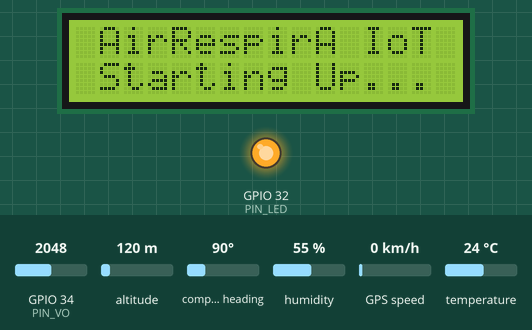
A sketch run on a simulated ESP32. On the bench: 16×2 character LCD, output pins drawn as LEDs (lit = HIGH). Inputs (shaded band) come from the test bench; at power-on: humidity 55 %, GPIO 34 (PIN_VO) = 2048, temperature 24 °C, altitude 120 m, compass heading 90°, GPS speed 0 km/h. WiFi joins after 1.5 s; servers stay silent unless stated; uploads are accepted with an empty reply; the GPS gets a fix after 3 s at 37.7749, -122.4194 with 8 satellites; what the sketch prints to the serial monitor is not drawn.

Above: at 1.7 s.
1.8 s: humidity set to 22 %
At 11.1 s:
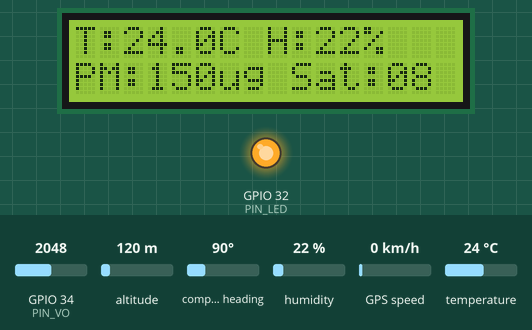
11.6 s: GPIO 34 (PIN_VO) set to 2866
At 21.1 s:
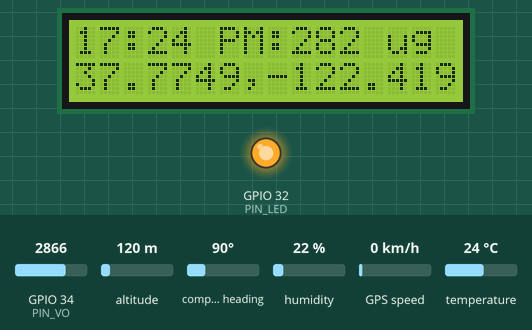
21.5 s: temperature set to 12 °C
At 31.2 s:
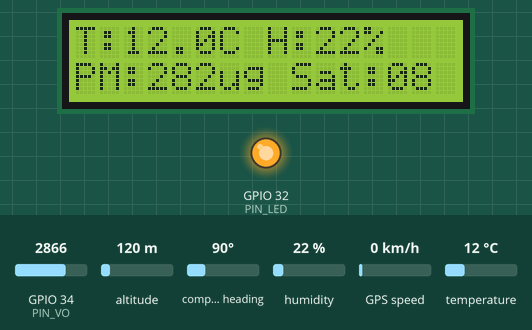
31.6 s: GPIO 34 (PIN_VO) set to 3972
At 36.2 s:
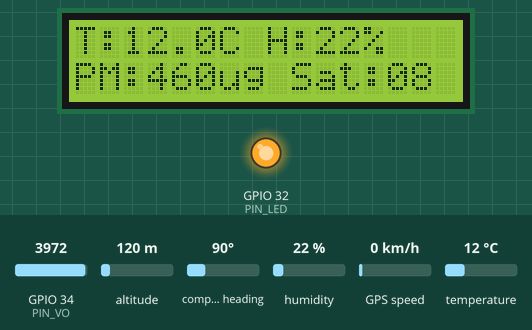
41.5 s: humidity set to 40 %
At 51.2 s:
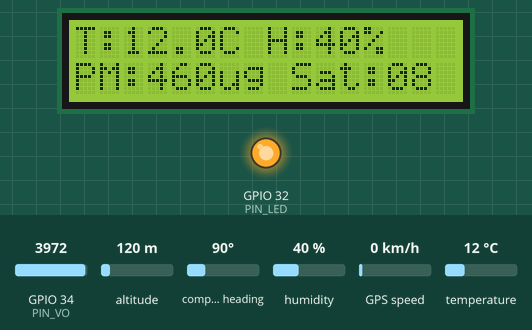
51.6 s: GPIO 34 (PIN_VO) set to 1228
At 56.3 s:
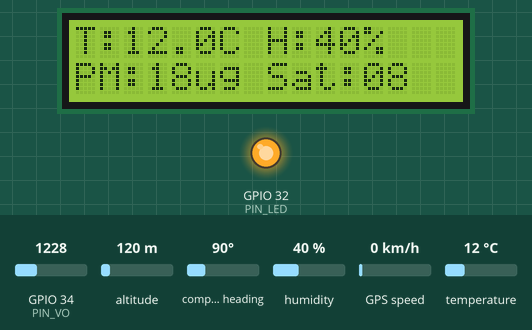
Timing chart, 0 to 61.6 s (numbered marks = the images above; inputs shaded):
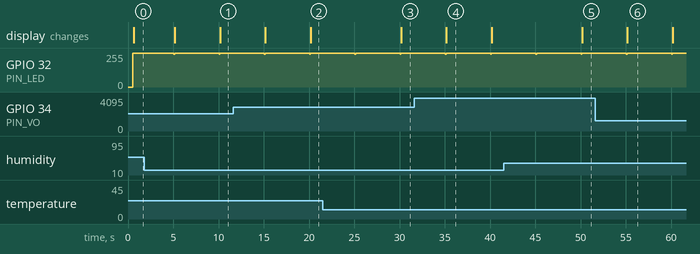

Measured:
- after the input at 11.6 s, the display: first changes after 3.6 s (image 2 shows a later state)
- after the input at 21.5 s, the display: changes after 8.7 s (image 3)
- after the input at 31.6 s, the display: changes after 3.6 s (image 4)
- after the input at 41.5 s, the display: changes after 8.7 s (image 5)
- after the input at 51.6 s, the display: changes after 3.6 s (image 6)
- by itself, GPIO 32 (PIN_LED): alternates 255/255 for 4.9 s and 244/255 for 0.08 s
- what the display in image 4 shows lasts 5.0 s, from 35.2 s to 40.2 s

The sketch:

kode_gps_lat_long.ino
```cpp
#include <WiFi.h>
#include <HTTPClient.h>
#include <Wire.h>
#include <LiquidCrystal_I2C.h>
#include <TinyGPS++.h>
#include <DHT.h>

// ==========================================
// KONTROL WIFI & SUPABASE
// ==========================================
const char* WIFI_SSID     = "nisa";
const char* WIFI_PASSWORD = "12345678";

const char* SUPABASE_URL  = "https://tvoicnwwvjqdfknfwhmj.supabase.co/rest/v1/airrespira_logs";
const char* SUPABASE_KEY  = "sb_publishable_pp6T6a_nFDWeKYtidPh2Rw_vxe6tscM";

// ==========================================
// HARDWARE PIN DEFINITION (ESP32)
// ==========================================
#define GPS_RX 26   // GPIO27 <- TX GPS
#define GPS_TX 25   // GPIO26 -> RX GPS
#define GPS_BAUD 9600

#define PIN_LED 32  // Pin 3 GP2Y (Active LOW)
#define PIN_VO  34  // Pin 5 GP2Y (Analog VP)

#define DHTPIN  4   // Pin DATA DHT22 -> GPIO4
#define DHTTYPE DHT22

const int samplingTime = 280;
const int deltaTime    = 40;
const int sleepTime    = 9680;

LiquidCrystal_I2C lcd(0x27, 16, 2);
TinyGPSPlus gps;
DHT dht(DHTPIN, DHTTYPE);

float calcVoltage = 0;
float dustDensity = 0;
float humidity    = 0;
float temperature = 0;

void setup() {
  Serial.begin(115200);
  delay(500);

  Serial2.begin(GPS_BAUD, SERIAL_8N1, GPS_RX, GPS_TX);
  dht.begin();

  pinMode(PIN_LED, OUTPUT);
  digitalWrite(PIN_LED, HIGH);

  lcd.init();
  lcd.backlight();
  lcd.clear();
  lcd.setCursor(0, 0);
  lcd.print(" AirRespirA IoT ");
  lcd.setCursor(0, 1);
  lcd.print(" Starting Up... ");

  // Inisialisasi Wi-Fi dengan AutoReconnect bawaan
  WiFi.mode(WIFI_STA);
  WiFi.setAutoReconnect(true);
  WiFi.begin(WIFI_SSID, WIFI_PASSWORD);
}

void sendToSupabase(String timestampWib, double lat, double lng, int sat, float temp, float hum, float vo, float pm) {
  // Hanya kirim jika Wi-Fi benar-benar terkoneksi
  if (WiFi.status() != WL_CONNECTED) {
    return;
  }

  HTTPClient http;
  http.begin(SUPABASE_URL);

  // Timeout 1.5 detik agar program utama & LCD tidak freeze jika sinyal buruk
  http.setTimeout(1500);

  http.addHeader("Content-Type", "application/json");
  http.addHeader("apikey", SUPABASE_KEY);
  http.addHeader("Authorization", String("Bearer ") + SUPABASE_KEY);
  http.addHeader("Prefer", "return=minimal");

  char jsonPayload[256];
  snprintf(jsonPayload, sizeof(jsonPayload),
    "{\"timestamp_wib\":\"%s\",\"latitude\":%.6f,\"longitude\":%.6f,\"satellites\":%d,\"temperature\":%.1f,\"humidity\":%.1f,\"vo_volt\":%.3f,\"pm25\":%.1f}",
    timestampWib.c_str(), lat, lng, sat, temp, hum, vo, pm);

  int httpResponseCode = http.POST(jsonPayload);

  if (httpResponseCode == 201 || httpResponseCode == 200) {
    Serial.println(" -> [Cloud Push OK]");
  } else {
    Serial.printf(" -> [Cloud Push Fail: %d]\n", httpResponseCode);
  }

  http.end();
}

void loop() {
  // 1. Stream data GPS nonstop
  while (Serial2.available() > 0) {
    gps.encode(Serial2.read());
  }

  // 2. Update LCD & Sampling Sensor (Tiap 1 Detik)
  static unsigned long lastLcdUpdate = 0;
  static bool displayToggle = false;

  if (millis() - lastLcdUpdate >= 5000) {
    lastLcdUpdate = millis();

    // Moving Average 10 Sampel GP2Y
    float totalMv = 0;
    const int sampleCount = 10;
    for (int i = 0; i < sampleCount; i++) {
      digitalWrite(PIN_LED, LOW);
      delayMicroseconds(samplingTime);
      totalMv += analogReadMilliVolts(PIN_VO);
      delayMicroseconds(deltaTime);
      digitalWrite(PIN_LED, HIGH);
      delayMicroseconds(sleepTime);
    }

    float avgMv = totalMv / sampleCount;
    calcVoltage = avgMv / 1000.0f;

    if (calcVoltage >= 0.90) {
      dustDensity = (calcVoltage - 0.90) / 0.005f;
    } else {
      dustDensity = 0.0;
    }

    humidity = dht.readHumidity();
    temperature = dht.readTemperature();
    if (isnan(humidity) || isnan(temperature)) {
      humidity = 0.0;
      temperature = 0.0;
    }

    char line1[32];
    char line2[32];

    // Ganti Tampilan LCD tiap 2 detik antara (Jam & Lokasi) vs (Suhu & Hum)
    static int toggleCounter = 0;
    toggleCounter++;
    if (toggleCounter >= 2) {
      toggleCounter = 0;
      displayToggle = !displayToggle;
    }

    if (gps.location.isValid()) {
      int hourWib = (gps.time.hour() + 7) % 24;

      if (!displayToggle) {
        snprintf(line1, sizeof(line1), "%02d:%02d PM:%03.0f ug", hourWib, gps.time.minute(), dustDensity);
        snprintf(line2, sizeof(line2), "%.4f,%.4f", gps.location.lat(), gps.location.lng());
      } else {
        snprintf(line1, sizeof(line1), "T:%.1fC H:%.0f%%", temperature, humidity);
        snprintf(line2, sizeof(line2), "PM:%.0fug Sat:%02d", dustDensity, gps.satellites.value());
      }
    } else {
      snprintf(line1, sizeof(line1), "PM:%.0f T:%.1fC", dustDensity, temperature);
      snprintf(line2, sizeof(line2), "GPS Sat:%02d Lock..", gps.satellites.value());
    }

    // Refresh Layar LCD
    lcd.setCursor(0, 0);
    lcd.print("                ");
    lcd.setCursor(0, 0);
    lcd.print(line1);

    lcd.setCursor(0, 1);
    lcd.print("                ");
    lcd.setCursor(0, 1);
    lcd.print(line2);
  }

  // 3. Push ke Supabase (Tiap 5 Detik)
  static unsigned long lastCloudPush = 0;
  if (millis() - lastCloudPush >= 5000) {
    lastCloudPush = millis();

    if (gps.location.isValid()) {
      int hourWib = (gps.time.hour() + 7) % 24;
      char timeBuf[16];
      snprintf(timeBuf, sizeof(timeBuf), "%02d:%02d:%02d", hourWib, gps.time.minute(), gps.time.second());

      sendToSupabase(String(timeBuf), gps.location.lat(), gps.location.lng(),
                     gps.satellites.value(), temperature, humidity, calcVoltage, dustDensity);
    }
  }
}
```
